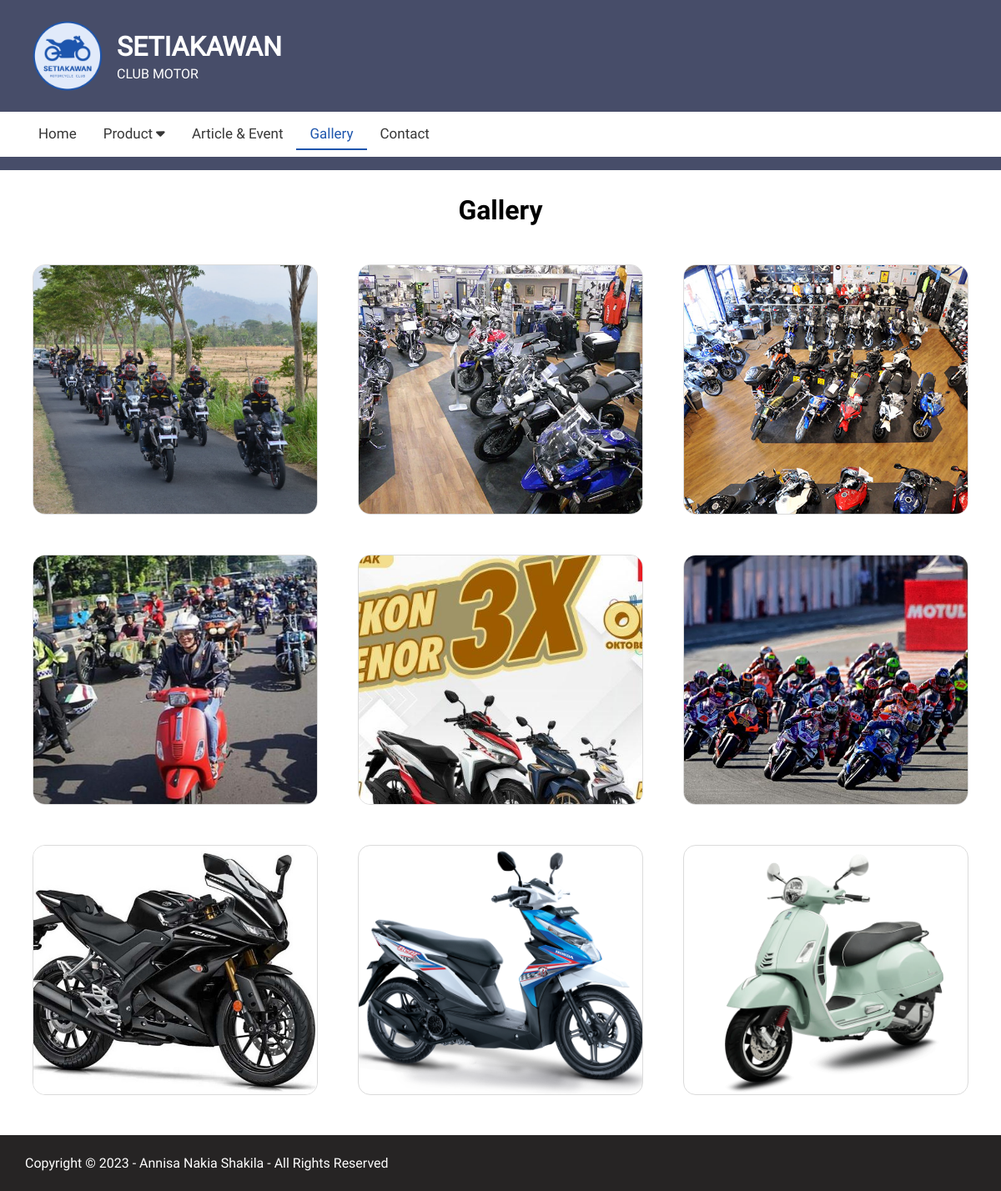
/gallery.php, run on the app's committed database.
### tables this page shows
CREATE TABLE `company` (
  `id` int NOT NULL,
  `name` varchar(255) NOT NULL,
  `subname` varchar(255) NOT NULL,
  `email` varchar(255) DEFAULT NULL,
  `phone_no` varchar(15) DEFAULT NULL,
  `fax_no` varchar(50) DEFAULT NULL,
  `country` varchar(255) NOT NULL,
  `about` text,
  `visi` text,
  `misi` text,
  `logo` text,
  `alamat` text
);

CREATE TABLE `gallery` (
  `id` int NOT NULL,
  `image` text NOT NULL
);

### database.php (called while the page is built, shortened)
<?php
    class database{
        var $dbhost = "localhost";
        var $dbuser = "root";
        var $dbpass = "";
        var $dbname = "club-motor";
        var $db = "";
        function __construct(){
            try {
				$conn = new PDO("mysql:host=$this->dbhost;dbname=$this->dbname", $this->dbuser, $this->dbpass);
				$conn->exec("set names utf8");
                $conn->setAttribute(PDO::ATTR_ERRMODE, PDO::ERRMODE_EXCEPTION);
                $this->db = $conn;
			}
			catch (PDOException $e) {
                die("Connection failed: " . $e->getMessage());
			}
        }
        function getData($query){
            $row = $this->db->prepare($query);
            $row->execute();
            $data = $row->fetchAll();
            return $data;
        }
        function getCompany(){
            $query = "select * from company";
            $data = $this->getData($query);
            return $data[0] ?? null;
        }
        function getGallery(){
            $query = "select * from gallery";
            $data = $this->getData($query);
            return $data ?? [];
        }
    }
?>

### gallery.php (the view)
<!DOCTYPE html>
<html>
<head>
    <?php
        $menu = 'gallery.php';
        include 'include.php';
    ?>
</head>
<body>
<?php include 'header.php';?>
<div class="container bg-dark py-2"></div>
<div class="container">
    <div class="row my-2">
        <div class="col-md-12 text-center mb-2">
            <h1><b>Gallery</b></h1>
            <div class="row mb-2">
                <?php
                    foreach($db->getGallery() as $row){
                ?>
                <div class="col-md-4 p-4">
                    <img src="<?php echo $row['image'] ?? $defaultImage ?>" alt="Avatar" class="image-gallery">
                </div>
                <?php
                    }
                ?>
            </div>
        </div>
    </div>
</div>
<?php include 'footer.php';?>
</body>
</html>

### header.php (shortened to what this page needs)
<div class="header container py-3">
    <table>
        <tr>
            <td class="text-center align-middle pe-2">
                <img src="<?php echo $company['logo'] ?? $defaultImage ?>" width="100px">
            </td>
            <td class="align-middle">
                <h1 class="mt-0 mb-1"><?php echo strtoupper($company['name'] ?? null) ?></h1>
                <?php echo strtoupper($company['subname'] ?? null) ?>
            </td>
        </tr>
    </table>
</div>
<nav class="topnav container py-2" id="myTopnav">
    <div class="topListNav">
        <a class="link <?php echo $menu == 'index.php'? 'active' : '' ?>" href="index.php">Home</a>
        <div class="dropdown <?php echo $menu == 'product.php'? 'active' : '' ?>">
            <button class="dropbtn <?php echo $menu == 'product.php'? 'active' : '' ?>">Product
                <i class="fa fa-caret-down"></i>
            </button>
        </div>
        <a class="link <?php echo $menu == 'article.php'? 'active' : '' ?>" href="article.php">Article & Event</a>
        <a class="link <?php echo $menu == 'gallery.php'? 'active' : '' ?>" href="gallery.php">Gallery</a>
        <a class="link <?php echo $menu == 'contact.php'? 'active' : '' ?>" href="contact.php">Contact</a>
    </div>
</nav>

### assets/css/grid.css (style rules this page uses)
* { -webkit-box-sizing: border-box; -moz-box-sizing: border-box; box-sizing: border-box; }
*:before, *:after { -webkit-box-sizing: border-box; -moz-box-sizing: border-box; box-sizing: border-box; }
.container:before, .container:after, .row:before, .row:after { display: table; content: " "; }
.row:after { clear: both; }
.row { margin-right: -15px; margin-left: -15px; }
.col-xs-1, .col-sm-1, .col-md-1, .col-lg-1, .col-xs-2, .col-sm-2, .col-md-2, .col-lg-2, .col-xs-3, .col-sm-3, .col-md-3, .col-lg-3, .col-xs-4, .col-sm-4, .col-md-4, .col-lg-4, .col-xs-5, .col-sm-5, .col-md-5, .col-lg-5, .col-xs-6, .col-sm-6, .col-md-6, .col-lg-6, .col-xs-7, .col-sm-7, .col-md-7, .col-lg-7, .col-xs-8, .col-sm-8, .col-md-8, .col-lg-8, .col-xs-9, .col-sm-9, .col-md-9, .col-lg-9, .col-xs-10, .col-sm-10, .col-md-10, .col-lg-10, .col-xs-11, .col-sm-11, .col-md-11, .col-lg-11, .col-xs-12, .col-sm-12, .col-md-12, .col-lg-12 { position: relative; min-height: 1px; padding-right: 15px; padding-left: 15px; }
@media (min-width: 992px) { .col-md-1, .col-md-2, .col-md-3, .col-md-4, .col-md-5, .col-md-6, .col-md-7, .col-md-8, .col-md-9, .col-md-10, .col-md-11, .col-md-12 { float: left; } }
@media (min-width: 992px) { .col-md-12 { width: 100%; } }
@media (min-width: 992px) { .col-md-4 { width: 33.33333333%; } }

### assets/css/config.css (style rules this page uses)
.my-2 { margin-top: 0.5rem !important; margin-bottom: 0.5rem !important; }
.mt-0 { margin-top: 0 !important; }
.mb-1 { margin-bottom: 0.25rem !important; }
.mb-2 { margin-bottom: 0.5rem !important; }
.p-4 { padding: 1.5rem !important; }
.py-2 { padding-top: 0.5rem !important; padding-bottom: 0.5rem !important; }
.py-3 { padding-top: 1rem !important; padding-bottom: 1rem !important; }
.pe-2 { padding-right: 0.5rem !important; }
.text-center { text-align: center !important; }
img, svg { vertical-align: middle; }
table { border-collapse: collapse; }
.align-middle { vertical-align: middle !important; }
thead, tbody, tfoot, tr, td, th { border-color: inherit; border-style: solid; border-width: 0; }
b { font-family: 'Roboto-bold'; }

### assets/css/main.css (style rules this page uses)
a { text-decoration: none; color: inherit; }
body { margin:0;font-family: 'Roboto'; }
.header { background-color: #474d69; color: #fff; }
.topnav { overflow: hidden; background-color: #fff; }
.topnav a.link { float: left; display: block; color: #373737; text-align: center; padding: 8px 16px; text-decoration: none; font-size: 17px; }
.active { border-bottom: 2px solid #1d55ad; color: #1d55ad !important; }
.dropdown { float: left; overflow: hidden; }
.dropdown .dropbtn { font-size: 17px; border: none; outline: none; color: #373737; padding: 8px 16px; background-color: inherit; font-family: inherit; margin: 0; }
.container { padding:0 30px }
.bg-dark { background-color: #474d69; }
.image-gallery { width: 100%; height: 300px; object-fit: cover; border-radius: 15px; border:1px solid #dbdbdb }

### data on the page
company: logo (picture), name "SETIAKAWAN", subname "CLUB MOTOR"
gallery: image (picture)
gallery: image (picture)
gallery: image (picture)
gallery: image (picture)
gallery: image (picture)
gallery: image (picture)
gallery: image (picture)
gallery: image (picture)
gallery: image (picture)
